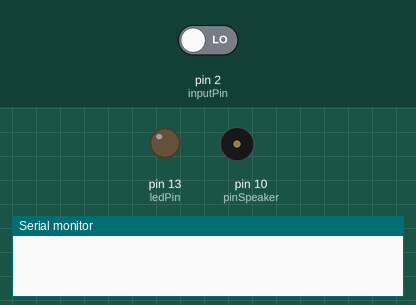
Simulated run of this sketch. Board: Arduino Uno, built with avr-gcc and run on an emulated ATmega328P. On the bench: output pins drawn as LEDs (lit = HIGH), buzzer (waves = sounding), the last lines printed to the serial monitor. Inputs (shaded band) come from the test bench; at power-on: pin 2 (inputPin) LOW.

Above: at 1.4 s.
1.5 s: pin 2 (inputPin) driven HIGH
At 2.14 s:
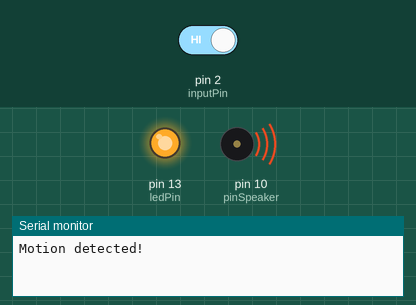
4.5 s: pin 2 (inputPin) driven LOW
At 4.59 s:
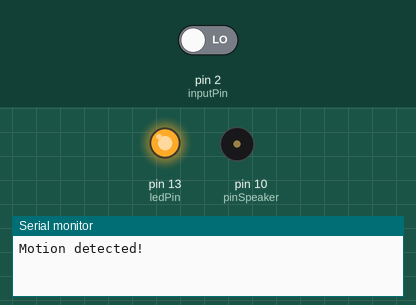
Timing chart, 0 to 7.5 s (numbered marks = the images above; inputs shaded):
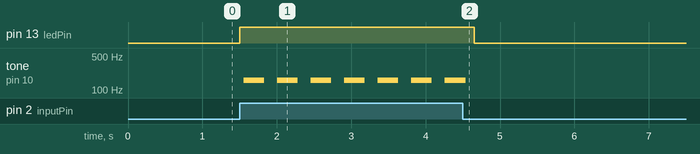

Measured:
- after the input at 1.5 s, pin 13 (ledPin): LOW → HIGH at once; tone on pin 10 (pinSpeaker): alternates 160 Hz for 0.28 s and silent for 0.17 s, starting after 0.05 s
- after the input at 4.5 s, pin 13 (ledPin): HIGH → LOW after 0.15 s; tone on pin 10 (pinSpeaker): goes on until 4.5 s, then stays silent

The sketch:

Project_21_Motion_Sensor_Alarm.ino
```cpp
int ledPin = 13; // Pin connected to LED
int inputPin = 2; // Pin connected to PIR sensor
int pirState = LOW; // Start PIR state LOW with no motion
int val = 0; // Variable for reading the pin status
int pinSpeaker = 10; // Pin connected to piezo
void setup() {
  pinMode(ledPin, OUTPUT); // Set LED as output
  pinMode(inputPin, INPUT); // Set sensor as input
  pinMode(pinSpeaker, OUTPUT);
  Serial.begin(9600);
}
void loop() {
  val = digitalRead(inputPin); // Read PIR input value
  if (val == HIGH) { // Check if input is HIGH
    digitalWrite(ledPin, HIGH); // If it is, turn ON LED
    playTone(300, 160);
    delay(150);
    if (pirState == LOW) {
      // Print to the Serial Monitor if motion detected
      Serial.println("Motion detected!");
      pirState = HIGH;
    }
  } else {
    digitalWrite(ledPin, LOW); // If input is not HIGH,
    // turn OFF LED
    playTone(0, 0);
    delay(300);
    if (pirState == HIGH) {
      Serial.println("Motion ended!");
      pirState = LOW;
    }
  }
}
void playTone(long duration, int freq) { // Duration in ms,
  // frequency in Hz
  duration *= 1000;
  int period = (1.0 / freq) * 1000000;
  long elapsed_time = 0;
  while (elapsed_time < duration) {
    digitalWrite(pinSpeaker, HIGH);
    delayMicroseconds(period / 2);
    digitalWrite(pinSpeaker, LOW);
    delayMicroseconds(period / 2);
    elapsed_time += (period);
  }
}
```
